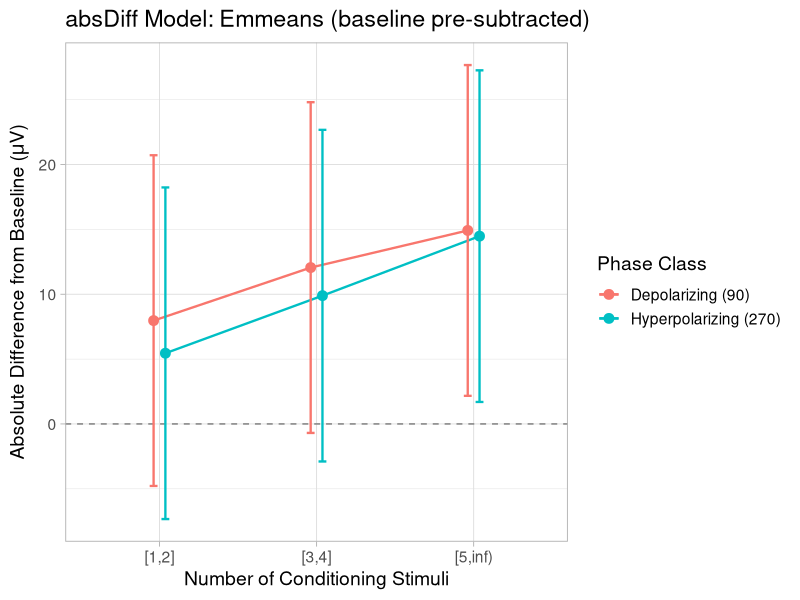
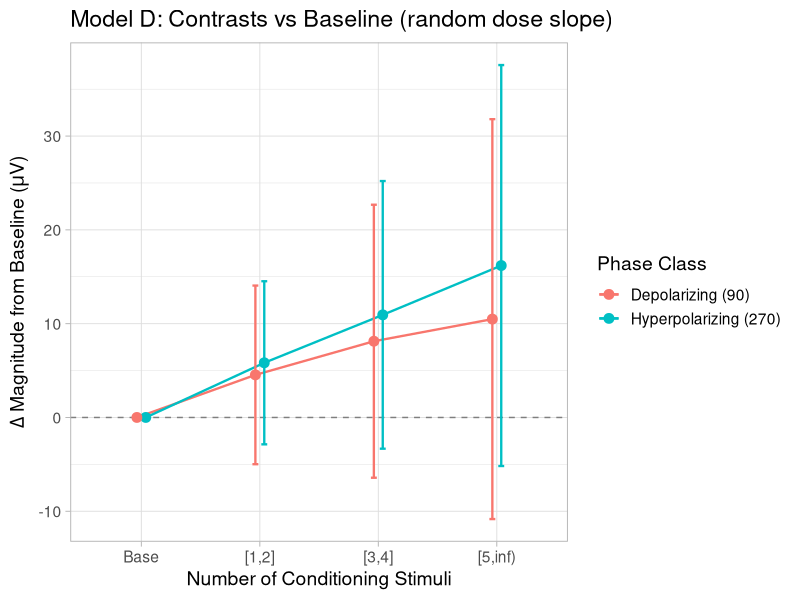
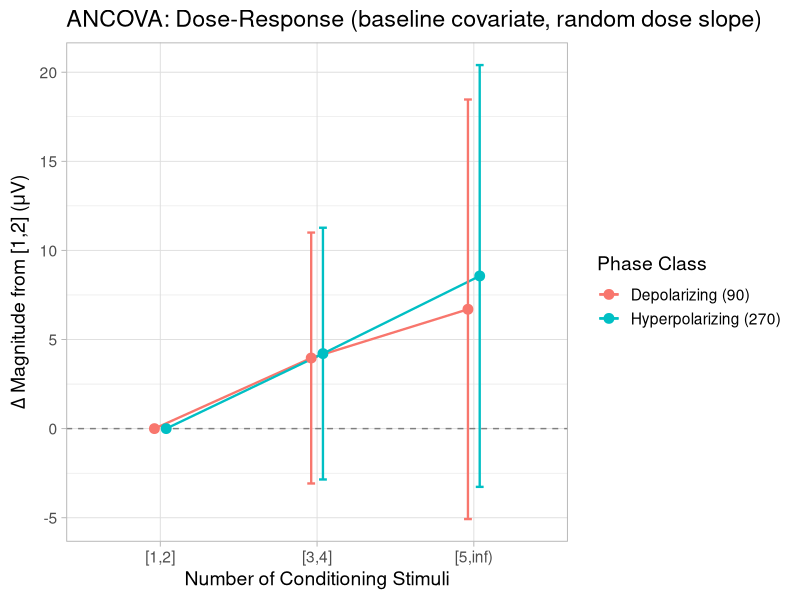

Write the R code that produced these figures, in order.
library("Hmisc"); library("ggplot2"); library("lme4"); library("plyr"); library("here"); library("lmerTest"); library("emmeans"); library("dplyr")

data <- read.table(here("data","output_table","betaStim_outputTable_50_new_100_thresh.csv"),header=TRUE,sep=",",stringsAsFactors=F,
  colClasses=c("magnitude"="numeric","betaLabels"="factor","sid"="factor","numStims"="factor","stimLevel"="numeric","channel"="factor","subjectNum"="factor","phaseClass"="factor","setToDeliverPhase"="factor"))
data <- subset(data, magnitude<1500 & magnitude>25)
data <- subset(data,!is.nan(data$magnitude))
data <- subset(data, sid!="702d24" & sid!="0b5a2ePlayBack" & numStims!="Null")
data$numStims <- revalue(data$numStims, c("Test 1"="[1,2]","Test 2"="[3,4]","Test 3"="[5,inf)"))

# compute absDiff per trial (one baseMedian per channel, pooled across phaseClass)
data$absDiff <- 0
for (name in unique(data$sid)){
  for (chan in unique(data[data$sid == name,]$channel)){
    base <- data[data$sid == name & data$channel == chan & data$numStims == "Base",]$magnitude
    baseMedian <- median(base)
    data[data$sid == name & data$channel == chan,]$absDiff <- data[data$sid == name & data$channel == chan,]$magnitude - baseMedian
  }
}
dataNoBaseline <- data[data$numStims != "Base",]

# =============================================
# 1. absDiff model (no baseline category)
# =============================================
summaryNB_abs <- ddply(dataNoBaseline, .(sid,phaseClass,numStims,channel), summarize, absDiff = median(absDiff))

fit.abs <- lmerTest::lmer(absDiff ~ numStims * phaseClass + (1|sid) + (1|channel),
  data = summaryNB_abs, control = lmerControl(optimizer="bobyqa", optCtrl=list(maxfun=20000)))

cat("=== 1. absDiff model (no baseline category) ===\n")
cat("Singular:", isSingular(fit.abs), "\n")
print(anova(fit.abs))

emm_abs <- emmeans(fit.abs, ~ numStims | phaseClass)
cat("\nEmmeans (already change from baseline):\n")
print(emm_abs)
cat("\nPairwise:\n")
print(confint(pairs(emm_abs)))

emm_abs_phase <- emmeans(fit.abs, ~ phaseClass | numStims)
cat("\nPhase contrasts:\n")
print(confint(pairs(emm_abs_phase)))

# =============================================
# 2. Model D: magnitude with baseline + random dose slope
# =============================================
summaryAll <- ddply(data, .(sid,phaseClass,numStims,channel), summarize, magnitude = median(magnitude))
summaryAll$numStims <- relevel(summaryAll$numStims, ref = "Base")
summaryAll$doseNum <- as.numeric(factor(summaryAll$numStims, levels=c("Base","[1,2]","[3,4]","[5,inf)"))) - 1

fit.d <- lmerTest::lmer(magnitude ~ numStims * phaseClass + (1+doseNum|sid) + (1|channel),
  data = summaryAll, control = lmerControl(optimizer="bobyqa", optCtrl=list(maxfun=50000)))

cat("\n\n=== 2. Model D (magnitude + baseline category + random slope) ===\n")
cat("Singular:", isSingular(fit.d), "\n")
print(anova(fit.d))

emm_d <- emmeans(fit.d, ~ numStims | phaseClass)
contr_d <- contrast(emm_d, method = "trt.vs.ctrl", ref = "Base")
cat("\nContrasts vs baseline:\n")
print(confint(contr_d))

emm_d_phase <- emmeans(fit.d, ~ phaseClass | numStims)
cat("\nPhase contrasts:\n")
print(confint(pairs(emm_d_phase)))

# =============================================
# 3. ANCOVA: baseline magnitude as covariate
# =============================================
summaryNB_mag <- ddply(dataNoBaseline, .(sid,phaseClass,numStims,channel), summarize, magnitude = median(magnitude))

# one baseline median per channel (pooled across phaseClass)
basePerChan <- ddply(data[data$numStims == "Base",], .(sid, channel), summarize, baselineMag = median(magnitude))
summaryNB_mag <- merge(summaryNB_mag, basePerChan, by = c("sid", "channel"))

# center baseline
summaryNB_mag$baselineMag_c <- summaryNB_mag$baselineMag - mean(summaryNB_mag$baselineMag)
summaryNB_mag$doseNum <- as.numeric(factor(summaryNB_mag$numStims, levels=c("[1,2]","[3,4]","[5,inf)"))) - 1

cat(sprintf("\n\n=== 3. ANCOVA (baseline as covariate, centered at %.1f uV) ===\n", mean(summaryNB_mag$baselineMag)))

fit.ancova <- lmerTest::lmer(magnitude ~ numStims * phaseClass + baselineMag_c +
  (1+doseNum|sid) + (1|channel),
  data = summaryNB_mag, control = lmerControl(optimizer="bobyqa", optCtrl=list(maxfun=50000)))

cat("Singular:", isSingular(fit.ancova), "\n")
summary(fit.ancova)
print(anova(fit.ancova))

emm_anc <- emmeans(fit.ancova, ~ numStims | phaseClass)
cat("\nEmmeans (at mean baseline):\n")
print(emm_anc)
cat("\nPairwise dose contrasts:\n")
print(confint(pairs(emm_anc)))

emm_anc_phase <- emmeans(fit.ancova, ~ phaseClass | numStims)
cat("\nPhase contrasts:\n")
print(confint(pairs(emm_anc_phase)))

# =============================================
# PLOTS
# =============================================
pd <- position_dodge(0.15)

# --- Plot 1: absDiff emmeans ---
emm_abs_df <- as.data.frame(emm_abs)
emm_abs_df$phaseClass <- factor(emm_abs_df$phaseClass, levels = c("90","270"))

p1 <- ggplot(emm_abs_df, aes(x = numStims, y = emmean, color = phaseClass, group = phaseClass)) +
  theme_light(base_size = 14) +
  geom_hline(yintercept = 0, linetype = "dashed", color = "grey50") +
  geom_line(position = pd, linewidth = 0.8) + geom_point(position = pd, size = 3) +
  geom_errorbar(aes(ymin = lower.CL, ymax = upper.CL), width = 0.1, position = pd, linewidth = 0.8) +
  labs(x = "Number of Conditioning Stimuli",
       y = expression(paste("Absolute Difference from Baseline (", mu, "V)")),
       color = "Phase Class",
       title = "absDiff Model: Emmeans (baseline pre-subtracted)") +
  scale_color_hue(labels = c("Depolarizing (90)", "Hyperpolarizing (270)"))
ggsave(here("output_plots","betaStim_emmip_absDiff.png"), plot = p1, units = "in", width = 6.5, height = 4.5, dpi = 600)

# --- Plot 2: Model D contrasts vs baseline ---
contr_d_ci <- as.data.frame(confint(contr_d))
contr_d_ci$dose <- sub(" - .*", "", contr_d_ci$contrast)
contr_d_ci$phaseClass <- as.character(contr_d_ci$phaseClass)
ref_d <- data.frame(phaseClass = as.character(unique(contr_d_ci$phaseClass)),
  dose = "Base", estimate = 0, SE = 0, lower.CL = 0, upper.CL = 0)
plot_d <- bind_rows(
  ref_d %>% select(phaseClass, dose, estimate, SE, lower.CL, upper.CL),
  contr_d_ci %>% select(phaseClass, dose, estimate, SE, lower.CL, upper.CL))
plot_d$dose <- factor(plot_d$dose, levels = c("Base","[1,2]","[3,4]","[5,inf)"))
plot_d$phaseClass <- factor(plot_d$phaseClass, levels = c("90","270"))

p2 <- ggplot(plot_d, aes(x = dose, y = estimate, color = phaseClass, group = phaseClass)) +
  theme_light(base_size = 14) +
  geom_hline(yintercept = 0, linetype = "dashed", color = "grey50") +
  geom_line(position = pd, linewidth = 0.8) + geom_point(position = pd, size = 3) +
  geom_errorbar(aes(ymin = lower.CL, ymax = upper.CL), width = 0.1, position = pd, linewidth = 0.8) +
  labs(x = "Number of Conditioning Stimuli",
       y = expression(paste(Delta, " Magnitude from Baseline (", mu, "V)")),
       color = "Phase Class",
       title = "Model D: Contrasts vs Baseline (random dose slope)") +
  scale_color_hue(labels = c("Depolarizing (90)", "Hyperpolarizing (270)"))
ggsave(here("output_plots","betaStim_emmip_modelD.png"), plot = p2, units = "in", width = 6.5, height = 4.5, dpi = 600)

# --- Plot 3: ANCOVA contrasts vs [1,2] ---
contr_anc_ref <- contrast(emm_anc, method = "trt.vs.ctrl", ref = 1)
contr_anc_ci <- as.data.frame(confint(contr_anc_ref))
contr_anc_ci$dose <- sub(" - .*", "", contr_anc_ci$contrast)
contr_anc_ci$phaseClass <- as.character(contr_anc_ci$phaseClass)
ref_anc <- data.frame(phaseClass = as.character(unique(contr_anc_ci$phaseClass)),
  dose = "[1,2]", estimate = 0, SE = 0, lower.CL = 0, upper.CL = 0)
plot_anc <- bind_rows(
  ref_anc %>% select(phaseClass, dose, estimate, SE, lower.CL, upper.CL),
  contr_anc_ci %>% select(phaseClass, dose, estimate, SE, lower.CL, upper.CL))
plot_anc$dose <- factor(plot_anc$dose, levels = c("[1,2]","[3,4]","[5,inf)"))
plot_anc$phaseClass <- factor(plot_anc$phaseClass, levels = c("90","270"))

p3 <- ggplot(plot_anc, aes(x = dose, y = estimate, color = phaseClass, group = phaseClass)) +
  theme_light(base_size = 14) +
  geom_hline(yintercept = 0, linetype = "dashed", color = "grey50") +
  geom_line(position = pd, linewidth = 0.8) + geom_point(position = pd, size = 3) +
  geom_errorbar(aes(ymin = lower.CL, ymax = upper.CL), width = 0.1, position = pd, linewidth = 0.8) +
  labs(x = "Number of Conditioning Stimuli",
       y = expression(paste(Delta, " Magnitude from [1,2] (", mu, "V)")),
       color = "Phase Class",
       title = "ANCOVA: Dose-Response (baseline covariate, random dose slope)") +
  scale_color_hue(labels = c("Depolarizing (90)", "Hyperpolarizing (270)"))
ggsave(here("output_plots","betaStim_emmip_ancova.png"), plot = p3, units = "in", width = 6.5, height = 4.5, dpi = 600)

cat("\nAll 3 plots saved.\n")
